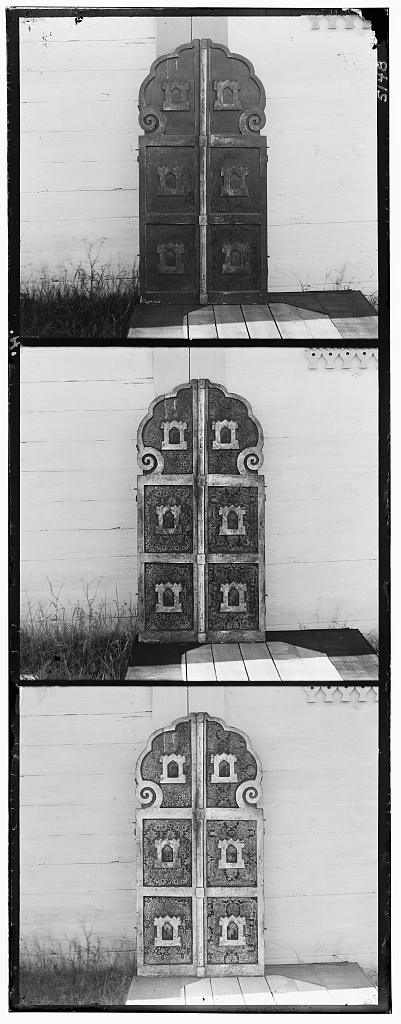
%> input picture images-jpg/00963v.jpg, 401 x 1024 px, given in place of 01043a.tif, which was not available
$ octave lab4.m   (GNU Octave 9; MATLAB toolbox functions it lacks are replaced by stand-ins)
%> lines starting %> are read from the running program, lines starting %| are printed output that depends on the picture; in (x1, y1, x2, y2) boxes, pixels count from 0 and x2, y2 are one past the last pixel; in counts of white or black regions, pixels touching at a corner belong together; the program's own positions count from 1; pictures that were not available may be replaced by others from this repository, and a replacement may not be noted
### reduce_image.m
function [output] = reduce_image(input, accept_width)
% reduce_image(input, accept_width) - reduce image size until its width is
%     less than a given value
%
% INPUT
%   input - the image to be resized
%   accept_width - (optional) the wanted width of the image
%
% OUTPUT
%   output - the image

if nargin < 2
    accept_width = 300;
end

[h,w,l] = size(input);
output = input;

if w > accept_width
%     disp(['Width is ', num2str(w), ', reducing...']);
    % reduce size using gausian
    output = impyramid(output, 'reduce');
    % make function call it self recursively
    output = reduce_image(output, accept_width);
end

### align_image.m
function offset = align_image(image, reference, movement, step)
% Align image to reference, from -movement to movement in both x and y
% direction, and take step long steps.

switch nargin
    case 1
        error('too few arguments sent to align_images');
    case 2
        movement = 10;
        step = 1;
    case 3
        step = 1;
end;

best = 0;

for y_s = -movement:step:movement
    for x_s = -movement:step:movement
        % move images around
        tmp = circshift(image, [x_s y_s]);
        match = sum(sum(tmp.*reference));

        if match > best
            best = match;
            offset = [x_s y_s];
        end
    end
end

### crop_image.m
function cropped_image = crop_image(img, threshold)
% Crop unwanted borders from image img

[h w c] = size(img);

% Only use the top- and left-most tenth of the image, and assume that the
% corresponding borders on the other sides are roughly the same. This is to
% increase performance. One could, of course, be very thorough and examine
% more of the corners.
c_img = img(1:floor(h/10), 1:floor(w/10), :);

vert = 0;
horz = 0;

for i = 1:c
    % Find edges
    % Use Matlab's edge function with the canny method. This finds the local
    % maxima of the gradient. In other words, where the difference between
    % neighbouring values peak.
    tmp_e = edge(c_img(:,:,i), 'canny', 0.1);

    % Find mean value and mask the values.
    tmp_ver_ave = mean(tmp_e, 1);
    tmp_hor_ave = mean(tmp_e, 2);

    if nargin < 2
        threshold = 3*mean(tmp_hor_ave);
    end
    tmp_ver_mask = tmp_ver_ave > threshold;
    tmp_hor_mask = tmp_hor_ave > threshold;

    % Find last values. Semi-ugly.
    tmp_vert = find(tmp_ver_mask, 1, 'last');
    tmp_horz = find(tmp_hor_mask, 1, 'last');

    if tmp_vert > vert
        vert = tmp_vert;
    end
    if tmp_horz > horz
        horz = tmp_horz;
    end
end

cropped_image = imcrop(img, [horz vert (w-2*horz) (h-2*vert)]);

### color_correct.m
function output_image = color_correct(input)
% color correct an image using gray world assumption

% calculate mean value for each layer
red = input(:,:,1);
green = input(:,:,2);
blue = input(:,:,3);
r_mean = mean(red(:));
g_mean = mean(green(:));
b_mean = mean(blue(:));

r_g = g_mean / r_mean;
b_g = g_mean / b_mean;

red = r_g * red;
blue = b_g * blue;

output_image = cat(3, red, green, blue);

### lab4.m
clear all;
%% Load and prepare image

disp('Loading and chopping image...');
tic
im_load = im2double(imread('images/01043a.tif'));
%> im_load: size 1024x401 double; min 0, max 1, mean 0.625
% divide into three images
im_height = floor(size(im_load,1)/3);
%> im_height = 341

im_b = im_load(1:im_height,:);
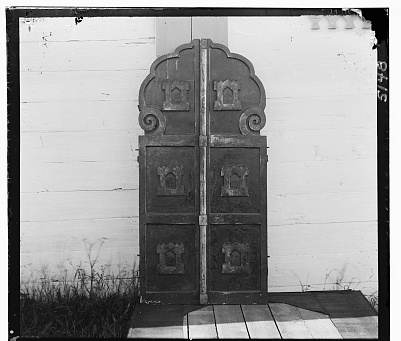
%> im_b: size 341x401 double; min 0, max 1, mean 0.597
im_g = im_load(im_height+1:im_height*2,:);
im_r = im_load(im_height*2+1:3*im_height,:);

% save in one rgb image
img = cat(3, im_r, im_g, im_b);

% cleanup workspace
clear im_*;
toc

%% Finding edges

disp('Scaling images and finding edges...');

padding = floor([.2*size(img, 2), .2*size(img, 1), .6*size(img, 2), .6*size(img, 1)]);
%> padding = [80 68 240 204]
img_c = imcrop(img, padding);
img_re = reduce_image(img_c);
scale = size(img_re, 2) / size(img_c, 2);
%> scale = 1

img_r = edge(img_re(:,:,1), 'canny', 0.1); % red
img_g = edge(img_re(:,:,2), 'canny', 0.1); % green
img_b = edge(img_re(:,:,3), 'canny', 0.1); % blue
toc

%% Align images
% Issues:
% - no rotation
% - loops for both red and blue channel. Idealy, this would be done in one
% loop only.

disp('Aligning images...');

movement = 10;

% find how we should move our images!
offset_r = align_image(img_r, img_g, movement);
%> after the loop in align_image, `for y_s = -movement:step:movement`: best = 3541; offset = [7 1]
%> offset_r = [7 1]
offset_b = align_image(img_b, img_g, movement);
%> offset_b = [-1 -2]

% Actually align our images, and do so on the un-scaled ones.
offset_r = round(offset_r / scale);
offset_b = round(offset_b / scale);

aligned = img;
aligned(:,:,1) = circshift(img(:,:,1), offset_r);
aligned(:,:,3) = circshift(img(:,:,3), offset_b);
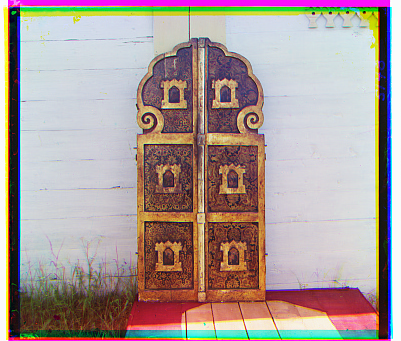
%> aligned: size 341x401x3 double; mean R, G, B 0.669, 0.607, 0.597; mean of the top-left, top-right, bottom-left and bottom-right quarters 0.684, 0.697, 0.506, 0.612

toc

% imshow(aligned);

%% Detect borders

disp('Detecting borders...');
cropped = crop_image(aligned);
%> the loop in crop_image, `for i = 1:c` made 3 passes
%> (threshold, tmp_vert, tmp_horz, vert, horz) on pass 1: (0.216, 21, 12, 21, 12)
%> (threshold, tmp_vert, tmp_horz, horz) on pass 3: (0.342, 18, 17, 17)
%> pass 1, in crop_image, `tmp_e = edge(c_img(:,:,i), 'canny', 0.1);`:
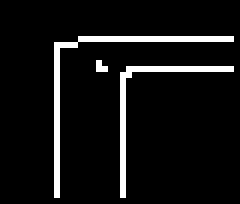
%> tmp_e: size 34x40 logical (shown 6 times larger); 7.2% white in thin lines or dots, all inside (x1, y1, x2, y2) = (9, 6, 39, 33)
toc

% imshow(cropped);

%% Color correction!

disp('Correcting colors...');
corrected = color_correct(cropped);
%> in color_correct, `blue = input(:,:,3);`:
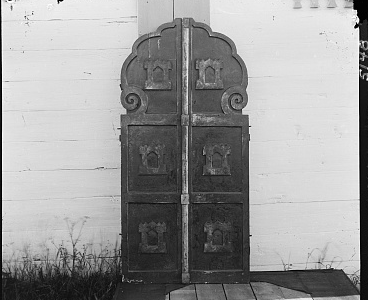
%> blue: size 300x368 double; min 0, max 1, mean 0.605
%> in color_correct, `r_mean = mean(red(:));`: r_mean = 0.682
%> in color_correct, `g_mean = mean(green(:));`: g_mean = 0.615
%> in color_correct, `b_mean = mean(blue(:));`: b_mean = 0.605
%> in color_correct, `r_g = g_mean / r_mean;`: r_g = 0.902
%> in color_correct, `b_g = g_mean / b_mean;`: b_g = 1.02
%> in color_correct, `red = r_g * red;`:
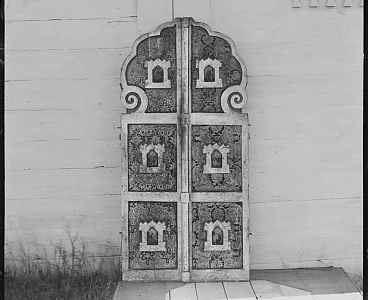
%> red: size 300x368 double; min 0, max 0.902, mean 0.615
%> in color_correct, `output_image = cat(3, red, green, blue);`:
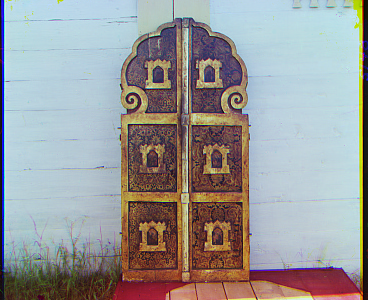
%> output_image: size 300x368x3 double; mean R, G, B 0.615, 0.615, 0.615; drawn with min black and max white
toc

imshowpair(cropped, corrected, 'montage');
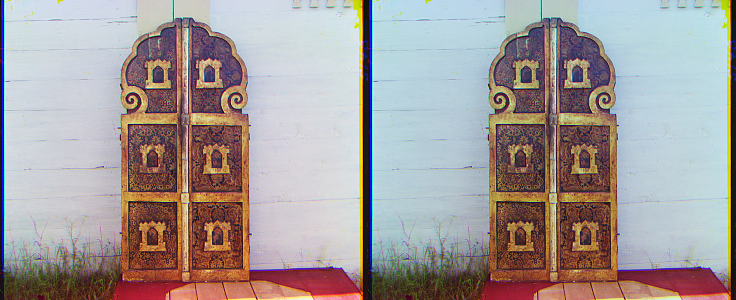
%> displayed picture: size 300x736x3, on the screen's scale of 0 to 255; mean R, G, B 164.1, 155.6, 154.3

figure
imshow(corrected);
title('Final result');

imwrite(corrected, 'results/result.jpg');

$ run again, on images-jpg/01736v.jpg
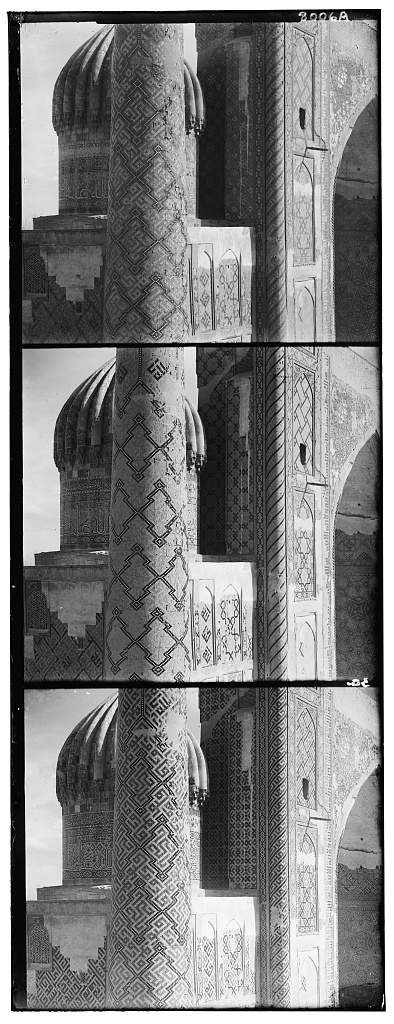
%> input picture images-jpg/01736v.jpg, 394 x 1024 px, given in place of 01043a.tif, which was not available
%> after the loop in align_image, `for y_s = -movement:step:movement`: best = 3995; offset = [7 -3]
%> offset_b = [-5 1]
%> the loop in crop_image, `for i = 1:c` made 3 passes
%> (threshold, tmp_vert, tmp_horz, vert, horz) on pass 1: (0.215, 22, 15, 22, 15)
%> pass 1, in crop_image, `tmp_e = edge(c_img(:,:,i), 'canny', 0.1);`:
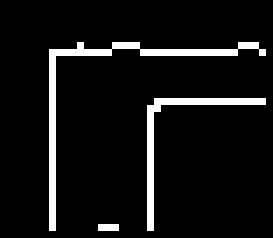
%> tmp_e: size 34x39 logical (shown 7 times larger); 7.2% white in thin lines or dots, all inside (x1, y1, x2, y2) = (7, 6, 38, 33)
%> r_mean = 0.528
%> g_mean = 0.459
%> b_mean = 0.434
%> r_g = 0.868
%> b_g = 1.06
%> `imshowpair(cropped, corrected, 'montage');`:
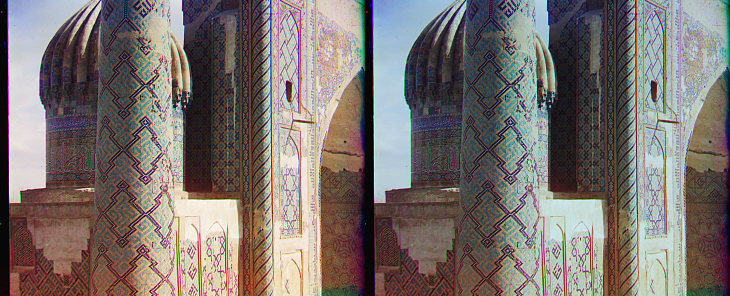
%> displayed picture: size 296x730x3, on the screen's scale of 0 to 255; mean R, G, B 122.8, 113.9, 110.8
